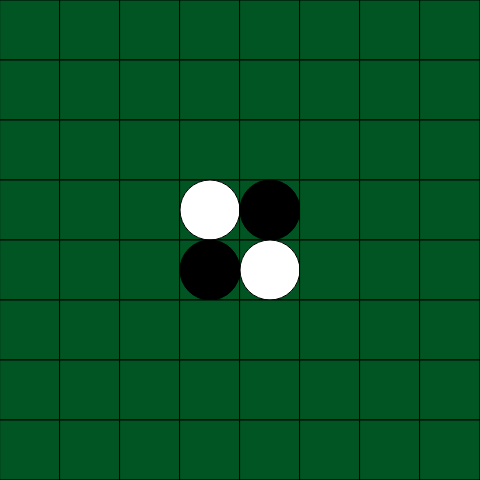
Frame 1 (no input)
Frame 60 (no input): identical to frame 1, image omitted
Frame 120 (the mouse pressed at the canvas centre since frame 60): identical to frame 1, image omitted

The p5.js sketch that drew this single still picture (run headless with seeded random() and noise() and a simulated clock; from frame 60 on, the mouse is pressed at the canvas centre):

// p5.js sketch
// ── sketch.js
//Followed https://www.youtube.com/watch?v=_p5IH0L63wo somewhate loosely


function setup() {
  createCanvas(480,480);
  noStroke();
  board = new Board();
}


function draw() {
  board.draw();
}

// ── Board.js
var cellwidth = 60;
var cellheight = 60;
var vectors = [[1,1],[1,-1],[-1,1],[-1,-1],[1,0],[0,1],[-1,0],[0,-1]];


function Board() {
  this.gameboard = [[0,0,0,0,0,0,0,0],[0,0,0,0,0,0,0,0],[0,0,0,0,0,0,0,0],[0,0,0,1,-1,0,0,0],[0,0,0,-1,1,0,0,0]
  ,[0,0,0,0,0,0,0,0],[0,0,0,0,0,0,0,0],[0,0,0,0,0,0,0,0],];
  this.move = 1;

  this.draw = function() {
    for(var i = 0; i < this.gameboard.length; i++) {
      for(var j = 0; j < this.gameboard[i].length; j++) {
        fill("#005522");
        stroke(0);
        rect(j*cellwidth, i*cellwidth,cellwidth,cellheight);
        if(this.gameboard[i][j] != 0) {
          color = (this.gameboard[i][j] == 1) ? "#FFFFFF" : "#000000";
          fill(color);
          ellipse(j*cellwidth+cellwidth/2,i*cellheight+cellheight/2,cellwidth,cellheight);
        }
      }//j
    }//i
  }//draw

 this.generateLegalMoves = function(turn) {
    legalMoves = [];
    for(var x = 0; x < this.gameboard.length; x++) {
      for(var y = 0; y < this.gameboard[x].length; y++) {
        move = [x,y,turn];
        if(this.isLegalMove(move)) {
          legalMoves.push(move);
        }// add move
      }// for y
    }// for x
    return legalMoves;
  }//generateLegalMoves

  this.isLegalMove = function(move) {
    x = move[0];
    y = move[1];
    if(this.whoIs(x,y) != 0) return false;
    return this.takeBlocks(move).length > 0;
  }//isLegalMove

  this.whoIs = function(xy) {
    if(xy.length != 2) return 0;
    if(!this.onBoard(xy)) return 0;
    return this.gameboard[xy[0]][xy[1]];
  }//whoIs

  this.onBoard = function(xy) {
    return(xy[0] >= 0 && xy[1] >= 0 && xy[0] < this.gameboard.length && xy[1] < this.gameboard[0].length);
  }//onboard

  this.takeBlocks = function(move) {
    //So we need at least one vector to have the other player indefinitely until we hit the player who made the move.
    startx = move[0];
    starty = move[1];
    takeBlocks = [];
    for(var i in vectors) {
      vector = vectors[i];
      console.log(vector);
      blocks = [];
      sandwich = false; //Check to make sure the pieces we are takg are sandwiched
      for(var j in this.vectorBlocks(startx, starty, vector)) {
        block = this.vectorBlocks(startx, starty, vector)[j];
        //Check if block is enemy, else we just break
        if(this.whoIs(block) == move[2]) {//If it is the same player as the move maker, we just break.
          break;
        }
        if(this.whoIs(block) == -1*move[2]) {//If it is the opposite player we want to add this block.
          sandwich = true;
        } else if(this.whoIs(block) == 0) {//If it is not a taken spot, then we can cut our search because we never got a sandwich.
          sandwich = false;
          break;
        }// else if
        blocks.push(block);//Add block because we did not hit our conditions
      }//for block
      if(sandwich) {
        for(var k in blocks) {
          block = blocks[k];
          takeBlocks.push(block);
        }//for block
      }//if sandwich
    }//for vector
    return takeBlocks;
  }//takeBlocks

  this.vectorBlocks = function(move) {
    blocks = [];
    x1 = move[0];
    y1 = move[1];
    vector = move[2];
    while(this.onBoard([x1,y1])) {
      newspaces = this.addVector(x1, y1, vector);
      x1 = newspaces[0];
      y1 = newspaces[1];
      if(this.onBoard([x1,y1])) {
        block = [x1,y1];
        blocks.push(block);
      }//if
    }//while
    return blocks;
  }//vectorBlocks

  this.addVector = function(x1,y1,vector) {
    newblock = [x1+vector[0],y1+vector[1]];
    return newblock;
  }//addVector

  this.score = function() {
    score = 0;
    for(var i = 0; i < this.gameboard.length; i++) {
      for(var j = 0; j < this.gameboard[i].length; j++) {
        score += board[i][j];
      }//for j
    }//for i
    return score;
  }//score
}//board
